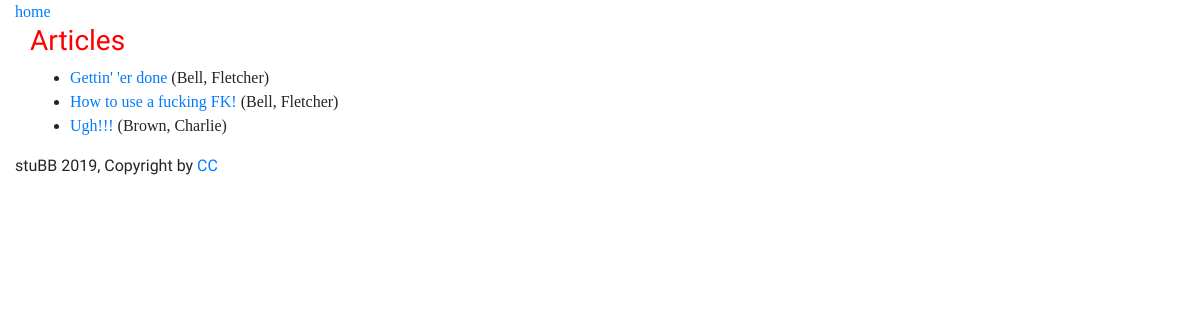
Screenshot of /views-sandbox/articles/ with the database file from the repository.
### viewssandbox/models.py (models this page shows, shortened)
class Article(models.Model):
  reporter = models.ForeignKey(Reporter, on_delete=models.CASCADE)
  title = models.CharField(max_length=100)
  pub_date = models.DateField()
  class Meta:
    ordering =('title',)

class Reporter(models.Model):
  f_name = models.CharField(max_length=100)
  l_name = models.CharField(max_length=100)
  def __str__(self):
    return '{0}, {1}'.format(self.l_name, self.f_name)

### viewssandbox/views.py (the view)
# urls.py: path('articles/', views.ArticleListView.as_view(), name='articles'),
class ArticleListView(generic.ListView):
  model = Article
  template_name = 'viewssandbox/article_list.html'

### viewssandbox/templates/viewssandbox/article_list.html
{% extends 'viewssandbox/base.html' %}
{% block content %}
  <h3>Articles</h3>
  {% if article_list %}
  <ul>
    {% for article in article_list %}
      <li><a href="{{ article.pk }}">{{ article.title }}</a> ({{ article.reporter }})</li>
    {% endfor %}
  </ul>
  {% else %}
    <p>There are no articles listed at this time.</p>
  {% endif %}
{% endblock %}

### viewssandbox/static/styles/viewssandbox.css (style rules this page uses)
body { font-family: 'Cormorant', serif; }
h1, h3, footer { font-family: 'Darker Grotesque', sans-serif; }
h3 { color: red; }
ul { list-style-type: disc; }

### rows the page displays
Article: title "Gettin' 'er done", reporter "Bell, Fletcher"
Article: title "How to use a fucking FK!", reporter "Bell, Fletcher"
Article: title "Ugh!!!", reporter "Brown, Charlie"
